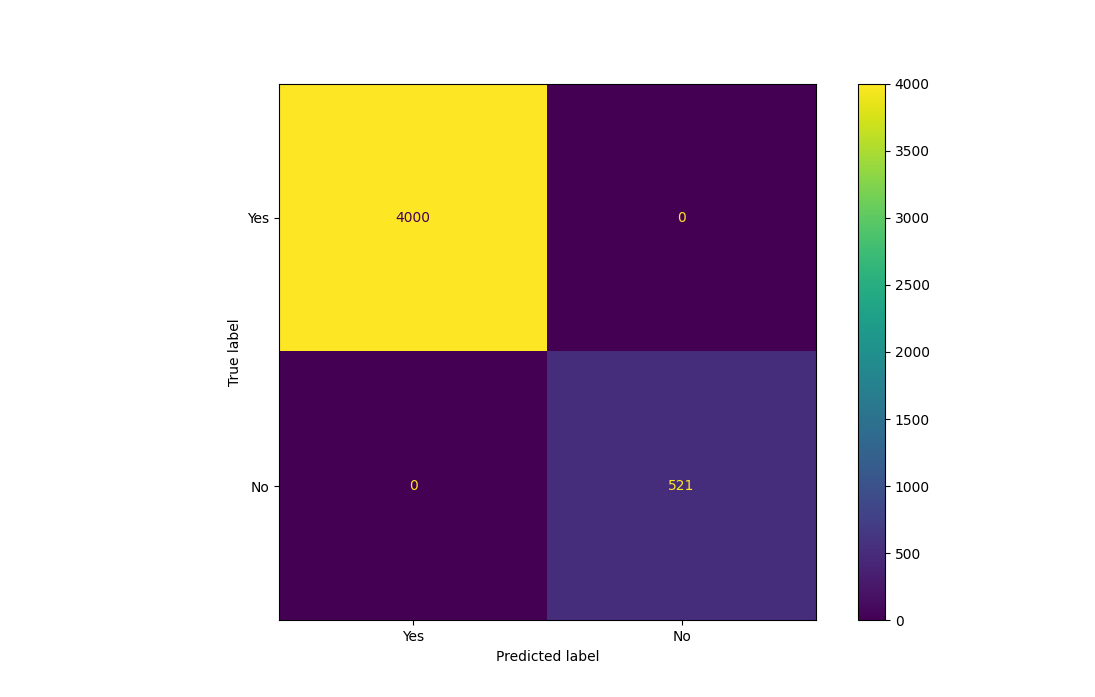

This figure's Python source:
from email.policy import default
import pandas as pd
import numpy as np
from sklearn import tree, metrics
from sklearn.tree import DecisionTreeClassifier
import matplotlib.pyplot as plt
from scipy.io import arff

def bank():
    data,meta = arff.loadarff('./bank.arff')

    attributes = meta.names()
    data_value = np.asarray(data)

    age = np.asarray(data['age']).reshape(-1,1)
    job = np.asarray(data['job']).reshape(-1,1)
    marital = np.asarray(data['marital']).reshape(-1,1)
    education = np.asarray(data['education']).reshape(-1,1)
    default = np.asarray(data['default']).reshape(-1,1)
    average = np.asarray(data['average']).reshape(-1,1)
    housing = np.asarray(data['housing']).reshape(-1,1)
    loan = np.asarray(data['loan']).reshape(-1,1)
    contact = np.asarray(data['contact']).reshape(-1,1)
    day =  np.asarray(data['day']).reshape(-1,1)
    month = np.asarray(data['month']).reshape(-1,1)
    duration = np.asarray(data['duration']).reshape(-1,1)
    campaing = np.asarray(data['campaign']).reshape(-1,1)
    pdays = np.asarray(data['pdays']).reshape(-1,1)
    previous = np.asarray(data['previous']).reshape(-1,1)
    poutcome = np.asarray(data['poutcome']).reshape(-1,1)
    target = data['subscribed'] 
    


    features = np.concatenate((age, average, day, duration, campaing, pdays, previous),axis=1)
    target = data['subscribed']


    Arvore = DecisionTreeClassifier(criterion='entropy').fit(features, target)
    
    plt.figure(figsize=(10, 6.5))
    tree.plot_tree(Arvore,feature_names=['age', 'average', 'day', 'duration', 'campaign', 'pdays', 'previous'],
    class_names=['Yes', 'No'],filled=True, rounded=True)
    plt.show()

    fig, ax = plt.subplots(figsize=(25, 10))
    metrics.plot_confusion_matrix(Arvore,features,target,display_labels=['Yes', 'No'], values_format='d', ax=ax)
    plt.show()


bank()
